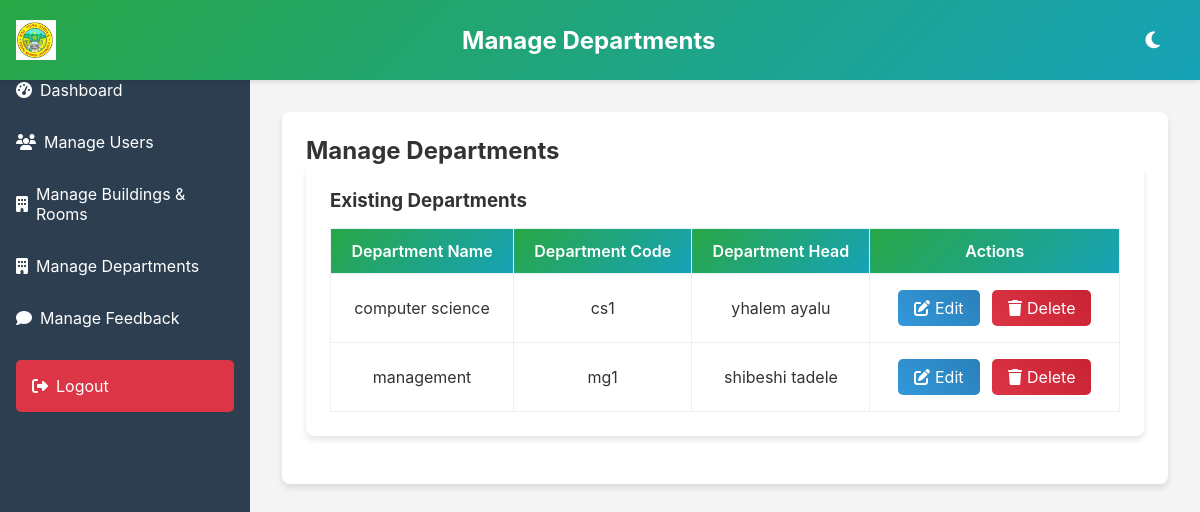
Page /register_department.php (signed in) on the committed database.
### tables this page shows
CREATE TABLE `departments` (
  `dept_id` int(11) NOT NULL,
  `dept_name` varchar(50) NOT NULL,
  `dept_code` varchar(10) NOT NULL,
  `head_id` int(11) DEFAULT NULL
);

CREATE TABLE `users` (
  `user_id` int(11) NOT NULL,
  `username` varchar(50) NOT NULL,
  `password_hash` varchar(255) NOT NULL,
  `email` varchar(100) NOT NULL,
  `full_name` varchar(100) NOT NULL,
  `role` enum('admin','dept_head','instructor','student') NOT NULL,
  `department_id` int(11) DEFAULT NULL,
  `department` varchar(50) DEFAULT NULL,
  `created_at` timestamp NOT NULL DEFAULT current_timestamp(),
  `is_active` tinyint(1) DEFAULT 1,
  `employee_id` varchar(50) NOT NULL
);

### register_department.php (the view, shortened to what this page needs)
<?php
include 'database/db_connection.php';
$departments_result = $conn->query("SELECT d.*, u.full_name AS head_name FROM departments d LEFT JOIN users u ON d.head_id = u.user_id");
$departments = $departments_result ? $departments_result->fetch_all(MYSQLI_ASSOC) : [];
?>
<!DOCTYPE html>
<html lang="en">
<head>
    <link rel="stylesheet" href="https://cdnjs.cloudflare.com/ajax/libs/font-awesome/6.4.0/css/all.min.css">
</head>
<body>
    <header class="header">
        <img src="image/markoslogo.jpg" alt="Markos University Logo" class="logo" onerror="this.src='https://via.placeholder.com/40';">
        <h1>Manage Departments</h1>
        <button class="theme-toggle" aria-label="Toggle theme" onclick="toggleTheme()">
            <i class="fas fa-moon"></i>
        </button>
    </header>
    <nav class="sidebar" id="sidebar">
        <a href="admin_dashboard.php"><i class="fas fa-tachometer-alt"></i> Dashboard</a>
        <a href="manage_users.php"><i class="fas fa-users"></i> Manage Users</a>
        <a href="manage_rooms.php"><i class="fas fa-building"></i> Manage Buildings & Rooms</a>
        <a href="register_department.php"><i class="fas fa-building"></i> Manage Departments</a>
        <a href="manage_feedback.php"><i class="fas fa-comment"></i> Manage Feedback</a>
        <a href="logout.php" class="logout"><i class="fas fa-sign-out-alt"></i> Logout</a>
    </nav>
    <main class="main-content" id="main-content">
        <div class="card">
            <h2>Manage Departments</h2>
            <div class="card table-container">
                <h3>Existing Departments</h3>
                <?php if (!empty($departments)): ?>
                    <table>
                        <thead>
                            <tr>
                                <th>Department Name</th>
                                <th>Department Code</th>
                                <th>Department Head</th>
                                <th>Actions</th>
                            </tr>
                        </thead>
                        <tbody>
                            <?php foreach ($departments as $dept): ?>
                                <tr>
                                    <td><?php echo htmlspecialchars($dept['dept_name']); ?></td>
                                    <td><?php echo htmlspecialchars($dept['dept_code']); ?></td>
                                    <td><?php echo htmlspecialchars($dept['head_name'] ?: 'Not Assigned'); ?></td>
                                    <td>
                                        <button class="action-btn edit-btn" onclick="openEditModal(
                                            '<?php echo $dept['dept_id']; ?>',
                                            '<?php echo htmlspecialchars($dept['dept_name']); ?>',
                                            '<?php echo htmlspecialchars($dept['dept_code']); ?>',
                                            '<?php echo $dept['head_id'] ?: ''; ?>'
                                        )"><i class="fas fa-edit"></i> Edit</button>
                                        <button class="action-btn delete-btn" onclick="openDeleteModal('<?php echo $dept['dept_id']; ?>')">
                                            <i class="fas fa-trash"></i> Delete
                                        </button>
                                    </td>
                                </tr>
                            <?php endforeach; ?>
                        </tbody>
                    </table>
                <?php else: ?>
                    <p>No departments registered yet.</p>
                <?php endif; ?>
            </div>
        </div>
    </main>
</body>
</html>

### register_department.php (style rules this page uses)
:root { --primary: #28a745; --secondary: #17a2b8; --background: #f4f4f4; --card-bg: #ffffff; --text: #333; --sidebar-bg: #2c3e50; --gradient: linear-gradient(135deg, #28a745, #17a2b8); --error: #dc3545; --warning: #f39c12; }
* { margin: 0; padding: 0; box-sizing: border-box; font-family: 'Inter', Arial, sans-serif; }
body { background: var(--background); color: var(--text); min-height: 100vh; transition: background 0.3s, color 0.3s; }
.header { background: var(--gradient); color: white; padding: 1rem; position: sticky; top: 0; z-index: 1000; display: flex; justify-content: space-between; align-items: center; box-shadow: 0 2px 4px rgba(0, 0, 0, 0.1); }
.header img.logo { height: 40px; }
.header h1 { font-size: 1.5rem; margin: 0; }
.sidebar { width: 250px; background: var(--sidebar-bg); color: white; position: fixed; top: 0; left: 0; height: 100%; transform: translateX(0); transition: transform 0.3s; padding-top: 4rem; }
.sidebar a { display: flex; align-items: center; padding: 1rem; color: white; text-decoration: none; transition: background 0.2s; }
.sidebar a i { margin-right: 0.5rem; }
.sidebar a.logout { background: var(--error); margin: 1rem; border-radius: 5px; }
.main-content { margin-left: 250px; padding: 2rem; transition: margin-left 0.3s; }
.card { background: var(--card-bg); border-radius: 8px; box-shadow: 0 4px 6px rgba(0, 0, 0, 0.1); padding: 1.5rem; margin-bottom: 1.5rem; transition: transform 0.2s; }
button { background: var(--gradient); color: white; padding: 0.75rem 1.5rem; border: none; border-radius: 5px; cursor: pointer; font-size: 1rem; transition: transform 0.3s, box-shadow 0.3s; }
.edit-btn { background: linear-gradient(45deg, #3498db, #2980b9); }
.delete-btn { background: linear-gradient(45deg, #dc3545, #c82333); }
.table-container { overflow-x: auto; }
table { width: 100%; border-collapse: collapse; margin-top: 1rem; }
th, td { padding: 0.75rem; border: 1px solid #ecf0f1; text-align: center; }
th { background: var(--gradient); color: white; font-weight: 600; }
.action-btn { padding: 0.5rem 1rem; border-radius: 5px; color: white; text-decoration: none; display: inline-flex; align-items: center; gap: 5px; margin: 0.25rem; }
.theme-toggle { background: none; border: none; color: white; font-size: 1.2rem; cursor: pointer; }

### rows in the picture
departments: dept_name "computer science", dept_code "cs1", head.full_name "yhalem ayalu"
departments: dept_name "management", dept_code "mg1", head.full_name "shibeshi tadele"
